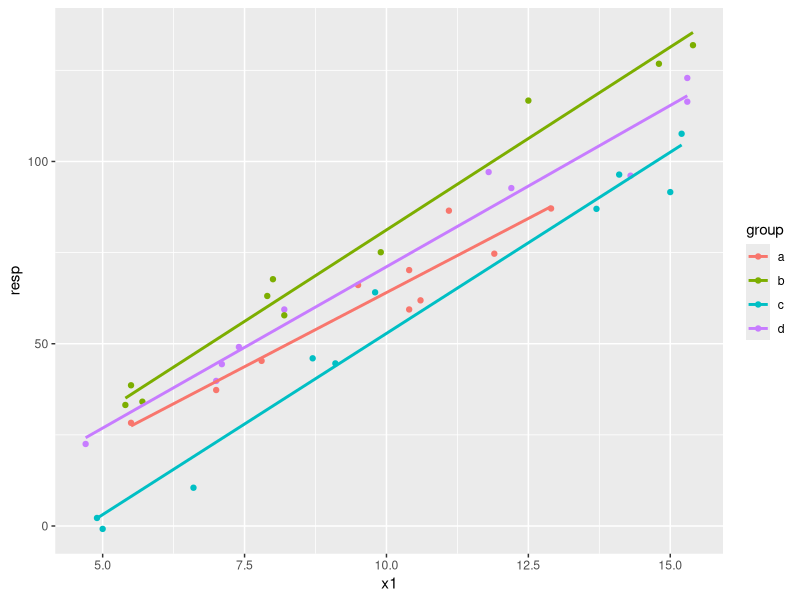
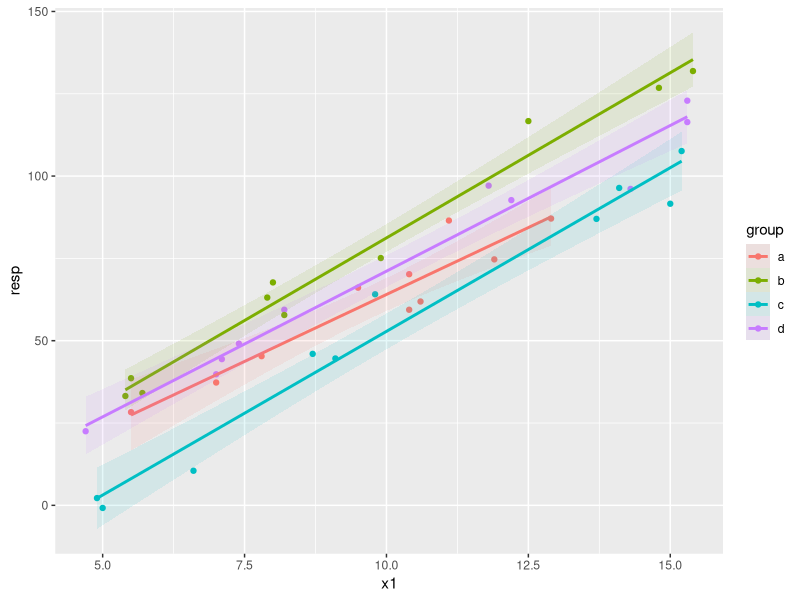
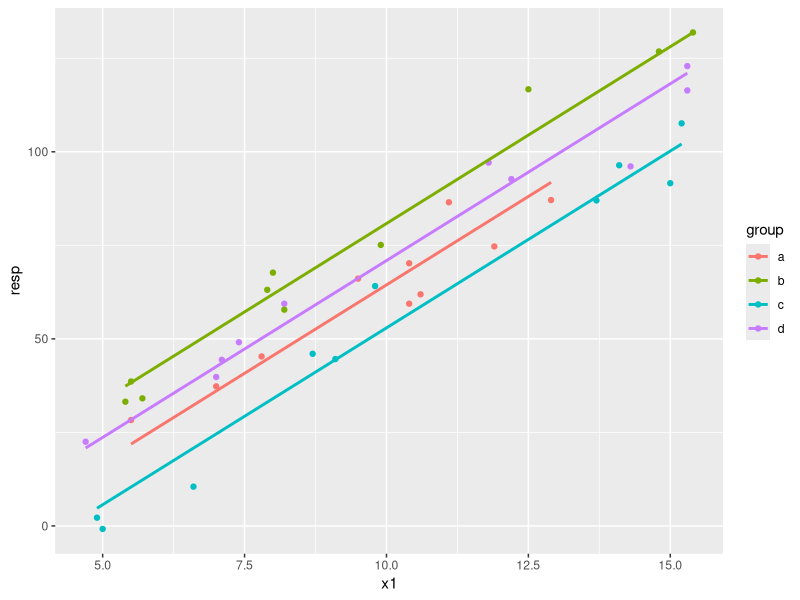
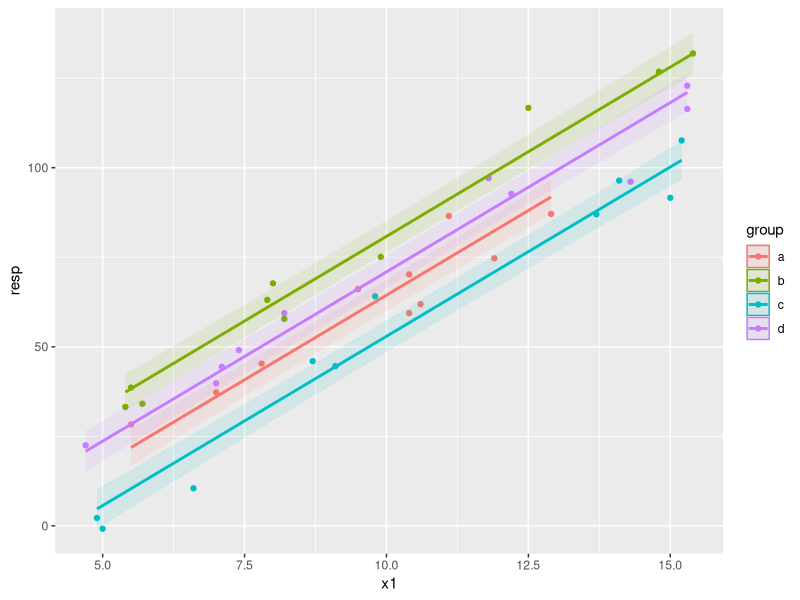
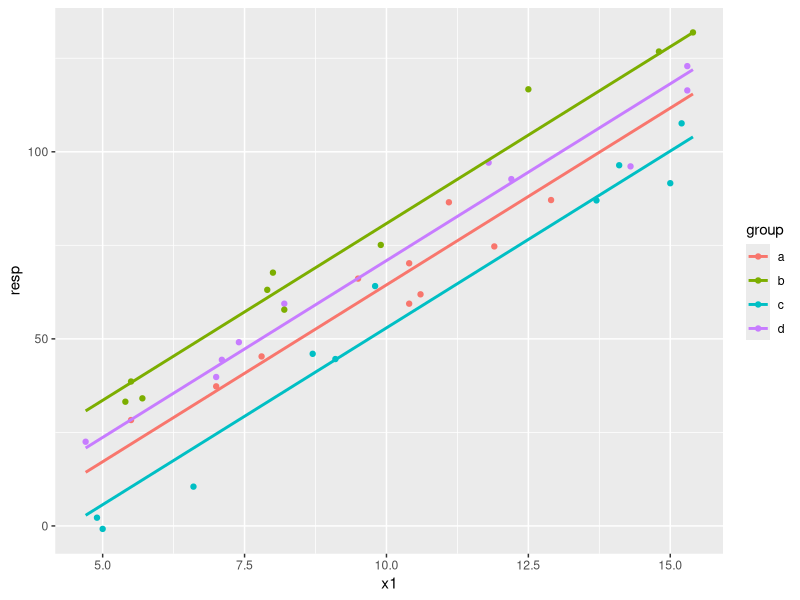
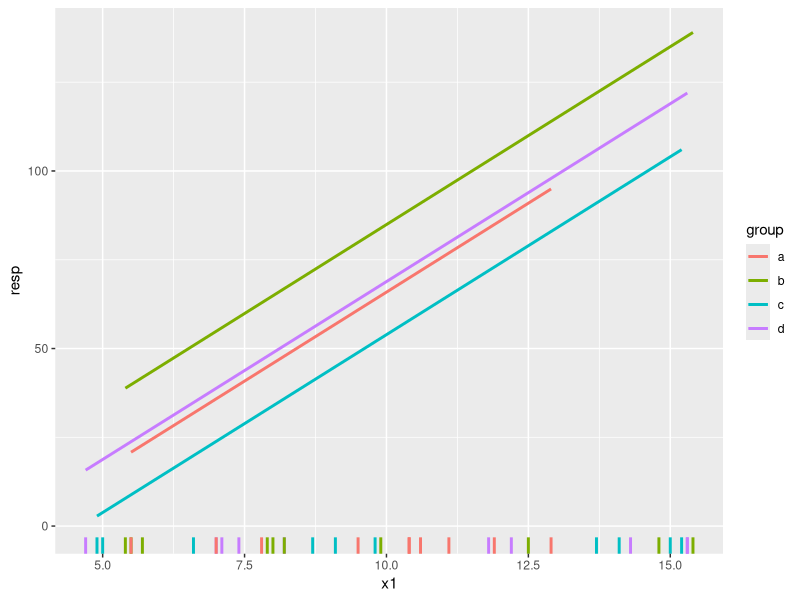
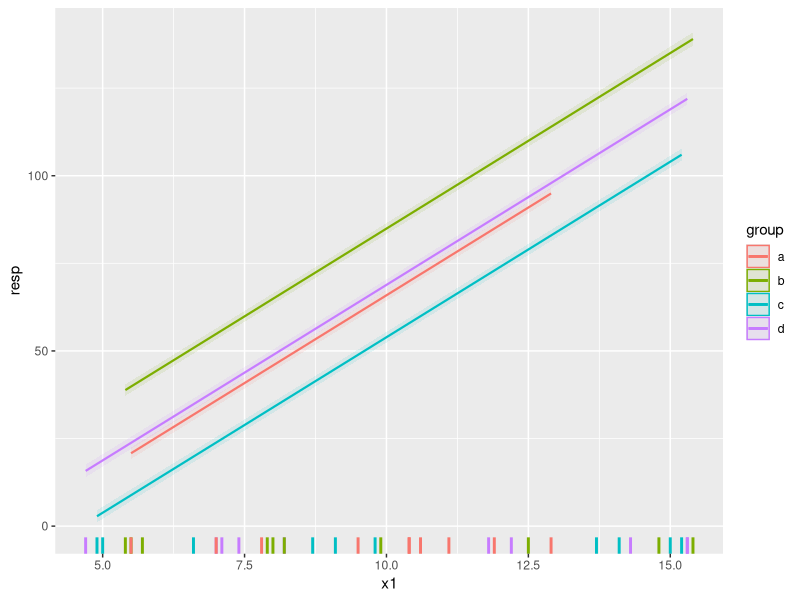

Generate these figures, in order, with R:
## ---- chunk 1
knitr::opts_chunk$set(comment = "#")
## ---- chunk 2
library(nlme) # v. 3.1-137
library(ggplot2) # v. 3.1.0
## ---- chunk 3
dat = structure(list(block = structure(c(1L, 1L, 1L, 1L, 2L, 2L, 2L, 
2L, 3L, 3L, 3L, 3L, 4L, 4L, 4L, 4L, 5L, 5L, 5L, 5L, 6L, 6L, 6L, 
6L, 7L, 7L, 7L, 7L, 8L, 8L, 8L, 8L, 9L, 9L, 9L, 9L, 10L, 10L, 
10L, 10L), .Label = c("A", "B", "C", "D", "E", "F", "G", "H", 
"I", "J"), class = "factor"), group = structure(c(1L, 2L, 3L, 
4L, 1L, 2L, 3L, 4L, 1L, 2L, 3L, 4L, 1L, 2L, 3L, 4L, 1L, 2L, 3L, 
4L, 1L, 2L, 3L, 4L, 1L, 2L, 3L, 4L, 1L, 2L, 3L, 4L, 1L, 2L, 3L, 
4L, 1L, 2L, 3L, 4L), .Label = c("a", "b", "c", "d"), class = "factor"), 
    x1 = c(11.1, 7.9, 6.6, 7.1, 10.6, 8, 9.8, 8.2, 9.5, 5.4, 
    15, 15.3, 10.4, 5.5, 9.1, 15.3, 12.9, 9.9, 5, 7.4, 10.4, 
    8.2, 14.1, 4.7, 11.9, 12.5, 8.7, 7, 5.5, 5.7, 13.7, 11.8, 
    7, 14.8, 4.9, 14.3, 7.8, 15.4, 15.2, 12.2), x2 = c(109.9, 
    149.2, 187.4, 124.1, 190.7, 145, 110.1, 114.1, 119.9, 163.8, 
    192.7, 158.3, 180.5, 127.7, 133.1, 137.5, 167.8, 181.8, 156.4, 
    109.7, 143.9, 194.2, 139.1, 112.4, 194, 125.7, 127, 149.1, 
    117.8, 170.4, 167.3, 101.1, 128, 157.8, 139.7, 193.6, 121.1, 
    161.1, 112, 137.3), resp = c(86.5, 63.1, 10.5, 44.4, 61.9, 
    67.7, 64.1, 59.4, 66.1, 33.2, 91.6, 116.4, 59.4, 38.6, 44.6, 
    122.9, 87.1, 75.1, -0.8, 49.1, 70.2, 57.8, 96.4, 22.5, 74.7, 
    116.7, 46, 39.8, 28.3, 34.1, 87, 97.1, 37.3, 126.8, 2.2, 
    96.1, 45.3, 131.9, 107.6, 92.7)), class = "data.frame", row.names = c(NA, 
-40L))
## ---- chunk 4
head(dat)
## ---- chunk 5
ggplot(dat, aes(x = x1, y = resp, color = group) ) +
     geom_point() +
     geom_smooth(method = "lm", se = FALSE)
## ---- chunk 6
ggplot(dat, aes(x = x1, y = resp, color = group) ) +
     geom_point() +
     geom_smooth(method = "lm", alpha = .1, aes(fill = group))
## ---- chunk 7
methods("predict")
## ---- chunk 8
fitlm = lm(resp ~ group + x1, data = dat)
## ---- chunk 9
dat$predlm = predict(fitlm)
## ---- chunk 10
ggplot(dat, aes(x = x1, y = resp, color = group) ) +
     geom_point() +
     geom_line(aes(y = predlm), size = 1)
## ---- chunk 11
predslm = predict(fitlm, interval = "confidence")
head(predslm)
## ---- chunk 12
datlm = cbind(dat, predslm)
head(datlm)
## ---- chunk 13
ggplot(datlm, aes(x = x1, y = resp, color = group) ) +
     geom_point() +
     geom_ribbon( aes(ymin = lwr, ymax = upr, fill = group, color = NULL), alpha = .1) +
     geom_line( aes(y = fit), size = 1)
## ---- chunk 14
newdat = expand.grid(x1 = seq(min(dat$x1), max(dat$x1), by = .1),
                     group = unique(dat$group))
## ---- chunk 15
newdat$predlm = predict(fitlm, newdata = newdat)
## ---- chunk 16
ggplot(dat, aes(x = x1, y = resp, color = group) ) +
     geom_point() +
     geom_line(data = newdat, aes(y = predlm), size = 1)
## ---- chunk 17
fitlme = lme(resp ~ group + x1 + x2, 
             random = ~1|block,
             data = dat)
## ---- chunk 18
newdat.lme = data.frame(group = dat$group,
                        x1 = dat$x1,
                        x2 = median(dat$x2))
head(newdat.lme)
## ---- chunk 19
newdat.lme$predlme = predict(fitlme, newdata = newdat.lme, level = 0)
## ---- chunk 20
ggplot(dat, aes(x = x1, y = resp, color = group) ) +
     geom_rug(sides = "b", size = 1) +
     geom_line(data = newdat.lme, aes(y = predlme), size = 1)
## ---- chunk 21
des = model.matrix(formula(fitlme)[-2], newdat.lme)
## ---- chunk 22
predvar = diag(des %*% vcov(fitlme) %*% t(des))
## ---- chunk 23
newdat.lme$lower = with(newdat.lme, predlme - 2*sqrt(predvar) )
newdat.lme$upper = with(newdat.lme, predlme + 2*sqrt(predvar) )
## ---- chunk 24
ggplot(dat, aes(x = x1, y = resp, color = group) ) +
     geom_rug(sides = "b", size = 1) +
     geom_ribbon(data = newdat.lme, aes(y = NULL, ymin = lower, ymax = upper, 
                                        color = NULL, fill = group),
                 alpha = .1) +
          geom_line(data = newdat.lme, aes(y = predlme), size = .75)
